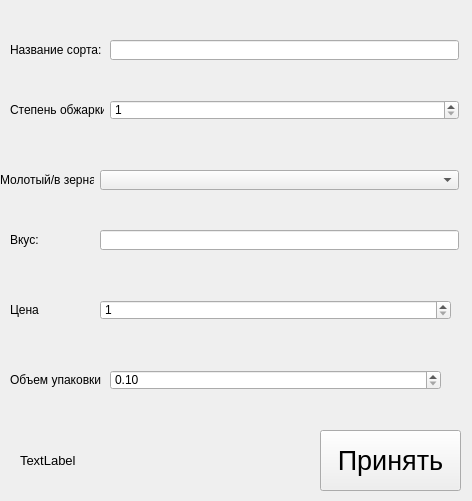
<?xml version="1.0" encoding="UTF-8"?>
<ui version="4.0">
 <class>MainWindow</class>
 <widget class="QWidget" name="MainWindow">
  <property name="geometry">
   <rect>
    <x>0</x>
    <y>0</y>
    <width>472</width>
    <height>501</height>
   </rect>
  </property>
  <property name="windowTitle">
   <string>Form</string>
  </property>
  <widget class="QPushButton" name="pushButton">
   <property name="geometry">
    <rect>
     <x>320</x>
     <y>430</y>
     <width>141</width>
     <height>61</height>
    </rect>
   </property>
   <property name="font">
    <font>
     <pointsize>20</pointsize>
    </font>
   </property>
   <property name="text">
    <string>Принять</string>
   </property>
  </widget>
  <widget class="QLabel" name="label_7">
   <property name="geometry">
    <rect>
     <x>20</x>
     <y>440</y>
     <width>291</width>
     <height>41</height>
    </rect>
   </property>
   <property name="font">
    <font>
     <pointsize>10</pointsize>
    </font>
   </property>
   <property name="text">
    <string>TextLabel</string>
   </property>
  </widget>
  <widget class="QLabel" name="label">
   <property name="geometry">
    <rect>
     <x>10</x>
     <y>40</y>
     <width>94</width>
     <height>20</height>
    </rect>
   </property>
   <property name="text">
    <string>Название сорта:</string>
   </property>
  </widget>
  <widget class="QLineEdit" name="lineEdit">
   <property name="geometry">
    <rect>
     <x>110</x>
     <y>40</y>
     <width>349</width>
     <height>20</height>
    </rect>
   </property>
  </widget>
  <widget class="QLabel" name="label_2">
   <property name="geometry">
    <rect>
     <x>10</x>
     <y>100</y>
     <width>94</width>
     <height>20</height>
    </rect>
   </property>
   <property name="text">
    <string>Степень обжарки</string>
   </property>
  </widget>
  <widget class="QSpinBox" name="spinBox">
   <property name="geometry">
    <rect>
     <x>110</x>
     <y>100</y>
     <width>349</width>
     <height>20</height>
    </rect>
   </property>
   <property name="minimum">
    <number>1</number>
   </property>
   <property name="maximum">
    <number>10</number>
   </property>
  </widget>
  <widget class="QLabel" name="label_3">
   <property name="geometry">
    <rect>
     <x>0</x>
     <y>170</y>
     <width>94</width>
     <height>20</height>
    </rect>
   </property>
   <property name="text">
    <string>Молотый/в зернах</string>
   </property>
  </widget>
  <widget class="QComboBox" name="comboBox">
   <property name="geometry">
    <rect>
     <x>100</x>
     <y>170</y>
     <width>359</width>
     <height>20</height>
    </rect>
   </property>
  </widget>
  <widget class="QLabel" name="label_4">
   <property name="geometry">
    <rect>
     <x>10</x>
     <y>230</y>
     <width>84</width>
     <height>20</height>
    </rect>
   </property>
   <property name="text">
    <string>Вкус:</string>
   </property>
  </widget>
  <widget class="QLineEdit" name="lineEdit_2">
   <property name="geometry">
    <rect>
     <x>100</x>
     <y>230</y>
     <width>359</width>
     <height>20</height>
    </rect>
   </property>
  </widget>
  <widget class="QLabel" name="label_5">
   <property name="geometry">
    <rect>
     <x>10</x>
     <y>300</y>
     <width>71</width>
     <height>20</height>
    </rect>
   </property>
   <property name="text">
    <string>Цена</string>
   </property>
  </widget>
  <widget class="QSpinBox" name="spinBox_2">
   <property name="geometry">
    <rect>
     <x>100</x>
     <y>300</y>
     <width>351</width>
     <height>20</height>
    </rect>
   </property>
   <property name="minimum">
    <number>1</number>
   </property>
   <property name="maximum">
    <number>10000</number>
   </property>
  </widget>
  <widget class="QLabel" name="label_6">
   <property name="geometry">
    <rect>
     <x>10</x>
     <y>370</y>
     <width>141</width>
     <height>20</height>
    </rect>
   </property>
   <property name="text">
    <string>Объем упаковки</string>
   </property>
  </widget>
  <widget class="QDoubleSpinBox" name="doubleSpinBox">
   <property name="geometry">
    <rect>
     <x>110</x>
     <y>370</y>
     <width>331</width>
     <height>20</height>
    </rect>
   </property>
   <property name="minimum">
    <double>0.100000000000000</double>
   </property>
   <property name="maximum">
    <double>10.000000000000000</double>
   </property>
   <property name="singleStep">
    <double>0.100000000000000</double>
   </property>
  </widget>
 </widget>
 <resources/>
 <connections/>
</ui>
